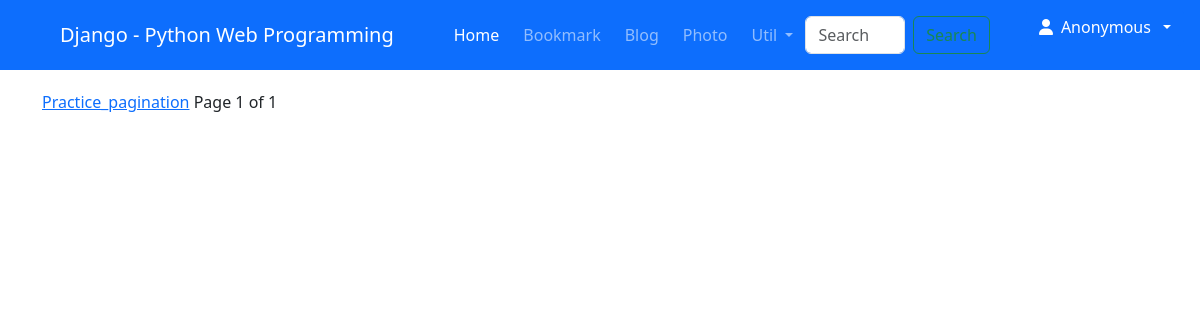
/practice/pagination/, run on an earlier commit of the app's database.
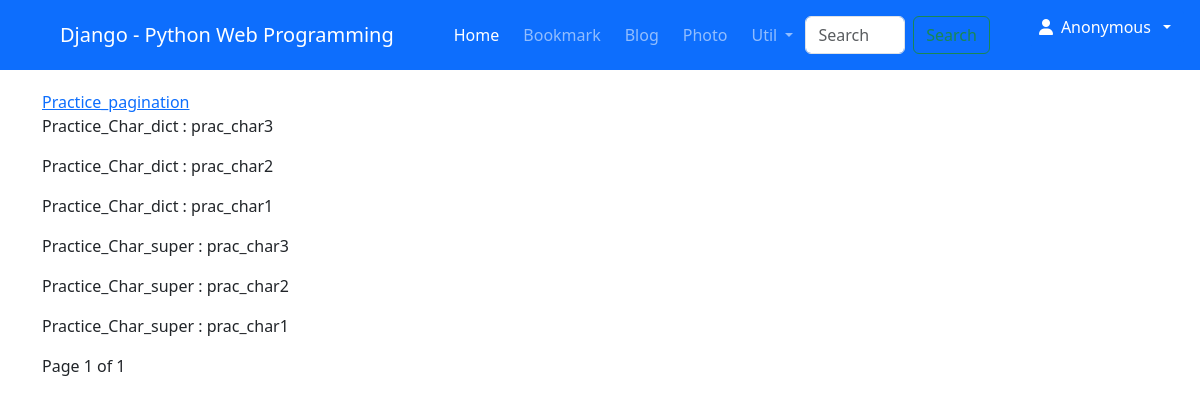
And on a later commit of the database.
### practice/models.py (models this page shows, shortened)
class PracticeModels(models.Model):
    primary_key=models.AutoField("pk", db_column='pk', primary_key=True)
    practice_char=models.CharField("PRACTICE_CHAR", max_length=50, blank=True, null=True)
    practice_int=models.IntegerField("PRACTICE_INT", blank=True, null=True)
    practice_dt=models.DateTimeField("PRACTICE_DT", blank=True, null=True)
    class Meta:
        verbose_name = 'practice_verbose_name'
        verbose_name_plural = 'practice_verbose_name_plural'
        db_table = 'practice_db_table'

### practice/views.py (the view)
# urls.py: path("pagination/", PracticePaginationViews.as_view(), name='practice_pagination'),
class PracticePaginationViews(TemplateView, MultipleObjectMixin):
    template_name='practice/practice_pagination.html'
    model=PracticeModels
    context_object_name='practice_context_object_name' # context에 담아서 활용
    paginate_by = 10
    def get(self, request, *args, **kwargs):
        self.object_list = self.get_queryset()
        context = self.get_context_data(**kwargs)
        return self.render_to_response(context)
    def get_queryset(self):
        return self.model.objects.all().order_by('-practice_dt')
    def get_paginate_by(self, queryset):
        return int(self.request.GET.get('per_page',self.paginate_by))

### utils/context_processors.py (called while the page is built)
def global_debug(request):
    return {'debug' : DEBUG}

### templates/practice/practice_pagination.html (shortened to what this page needs)
{% extends 'base.html' %}
{% block content %}
<a href="{% url 'practice_app_name:practice_pagination' %}">Practice_pagination</a>
{% for practice_object in practice_context_object_name %}
    <p>Practice_Char_dict : {{practice_object.practice_char}}</p>
{% endfor %}
{% for practice_object in practice_context_object_name %}
    <p>Practice_Char_super : {{practice_object.practice_char}}</p>
{% endfor %}
    <span>Page {{ page_obj.number }} of {{ page_obj.paginator.num_pages }}</span>
{% endblock %}

What changed in the data, as far as the page shows it:
added PracticeModels: practice_char "prac_char3"
added PracticeModels: practice_char "prac_char2"
added PracticeModels: practice_char "prac_char1"
